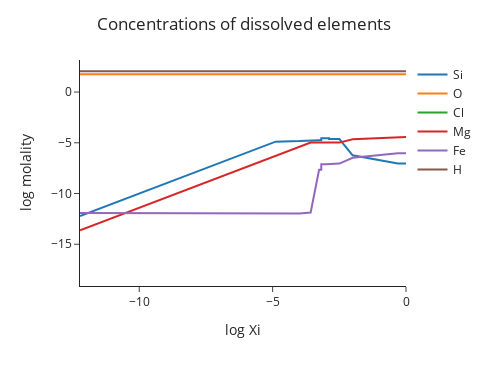

The cell this chart's notebook holds for it:
### Markdown cell above
Plot concentrations of dissolved elements as a function of reaction progress (Xi)

### Code cell
m.plot_elements(log=True)

### Figure 1 — Plotly figure (JSON) as saved in the notebook; plotly's stock layout.template omitted (floating-point values rounded to 4 significant figures)
{"data": [{"hovertemplate": "variable=Si<br>log Xi=%{x}<br>log molality=%{y}<extra></extra>", "legendgroup": "Si", "line": {"color": "#1F77B4", "dash": "solid"}, "marker": {"symbol": "circle"}, "mode": "lines", "name": "Si", "orientation": "v", "showlegend": true, "type": "scatter", "x": [-Infinity, -12.22, -8.0, -7.0, -6.0, -5.0, -4.888, -4.0, -3.574, -3.258, -3.177, -3.175, -3.0, -2.884, -2.883, -2.497, -2.0, -1.0, -0.305, 0.0], "xaxis": "x", "y": [-18.0, -12.22, -8.0, -7.0, -6.0, -5.0, -4.889, -4.835, -4.747, -4.747, -4.746, -4.554, -4.554, -4.554, -4.636, -4.636, -6.236, -6.736, -7.037, -7.037], "yaxis": "y"}, {"hovertemplate": "variable=O<br>log Xi=%{x}<br>log molality=%{y}<extra></extra>", "legendgroup": "O", "line": {"color": "#FF7F0E", "dash": "solid"}, "marker": {"symbol": "circle"}, "mode": "lines", "name": "O", "orientation": "v", "showlegend": true, "type": "scatter", "x": [-Infinity, -12.22, -8.0, -7.0, -6.0, -5.0, -4.888, -4.0, -3.574, -3.258, -3.177, -3.175, -3.0, -2.884, -2.883, -2.497, -2.0, -1.0, -0.305, 0.0], "xaxis": "x", "y": [1.744, 1.744, 1.744, 1.744, 1.744, 1.744, 1.744, 1.744, 1.744, 1.744, 1.744, 1.744, 1.744, 1.744, 1.744, 1.744, 1.744, 1.744, 1.744, 1.744], "yaxis": "y"}, {"hovertemplate": "variable=Cl<br>log Xi=%{x}<br>log molality=%{y}<extra></extra>", "legendgroup": "Cl", "line": {"color": "#2CA02C", "dash": "solid"}, "marker": {"symbol": "circle"}, "mode": "lines", "name": "Cl", "orientation": "v", "showlegend": true, "type": "scatter", "x": [-Infinity, -12.22, -8.0, -7.0, -6.0, -5.0, -4.888, -4.0, -3.574, -3.258, -3.177, -3.175, -3.0, -2.884, -2.883, -2.497, -2.0, -1.0, -0.305, 0.0], "xaxis": "x", "y": [NaN, NaN, NaN, NaN, NaN, NaN, NaN, NaN, NaN, NaN, NaN, NaN, NaN, NaN, NaN, NaN, NaN, NaN, NaN, NaN], "yaxis": "y"}, {"hovertemplate": "variable=Mg<br>log Xi=%{x}<br>log molality=%{y}<extra></extra>", "legendgroup": "Mg", "line": {"color": "#D62728", "dash": "solid"}, "marker": {"symbol": "circle"}, "mode": "lines", "name": "Mg", "orientation": "v", "showlegend": true, "type": "scatter", "x": [-Infinity, -12.22, -8.0, -7.0, -6.0, -5.0, -4.888, -4.0, -3.574, -3.258, -3.177, -3.175, -3.0, -2.884, -2.883, -2.497, -2.0, -1.0, -0.305, 0.0], "xaxis": "x", "y": [-18.0, -13.62, -9.398, -8.398, -7.398, -6.398, -6.286, -5.398, -4.972, -4.973, -4.973, -4.983, -4.983, -4.983, -4.981, -4.981, -4.656, -4.519, -4.433, -4.433], "yaxis": "y"}, {"hovertemplate": "variable=Fe<br>log Xi=%{x}<br>log molality=%{y}<extra></extra>", "legendgroup": "Fe", "line": {"color": "#9467BD", "dash": "solid"}, "marker": {"symbol": "circle"}, "mode": "lines", "name": "Fe", "orientation": "v", "showlegend": true, "type": "scatter", "x": [-Infinity, -12.22, -8.0, -7.0, -6.0, -5.0, -4.888, -4.0, -3.574, -3.258, -3.177, -3.175, -3.0, -2.884, -2.883, -2.497, -2.0, -1.0, -0.305, 0.0], "xaxis": "x", "y": [-18.0, -11.93, -11.93, -11.93, -11.95, -12.0, -12.0, -11.96, -11.88, -7.654, -7.651, -7.12, -7.12, -7.12, -7.049, -7.049, -6.481, -6.21, -6.022, -6.022], "yaxis": "y"}, {"hovertemplate": "variable=H<br>log Xi=%{x}<br>log molality=%{y}<extra></extra>", "legendgroup": "H", "line": {"color": "#8C564B", "dash": "solid"}, "marker": {"symbol": "circle"}, "mode": "lines", "name": "H", "orientation": "v", "showlegend": true, "type": "scatter", "x": [-Infinity, -12.22, -8.0, -7.0, -6.0, -5.0, -4.888, -4.0, -3.574, -3.258, -3.177, -3.175, -3.0, -2.884, -2.883, -2.497, -2.0, -1.0, -0.305, 0.0], "xaxis": "x", "y": [2.045, 2.045, 2.045, 2.045, 2.045, 2.045, 2.045, 2.045, 2.045, 2.045, 2.045, 2.045, 2.045, 2.045, 2.045, 2.045, 2.045, 2.046, 2.046, 2.046], "yaxis": "y"}], "layout": {"height": 366, "legend": {"title": {}, "tracegroupgap": 0}, "margin": {"t": 60}, "showlegend": true, "title": {"text": "Concentrations of dissolved elements", "x": 0.5, "xanchor": "center"}, "width": 488, "xaxis": {"anchor": "y", "autorange": true, "domain": [0, 1], "range": [-12.22, 0], "title": {"text": "log Xi"}, "type": "linear"}, "yaxis": {"anchor": "x", "autorange": true, "domain": [0, 1], "exponentformat": "power", "range": [-19.11, 3.16], "showexponent": "all", "title": {"text": "log molality"}, "type": "linear"}}}
